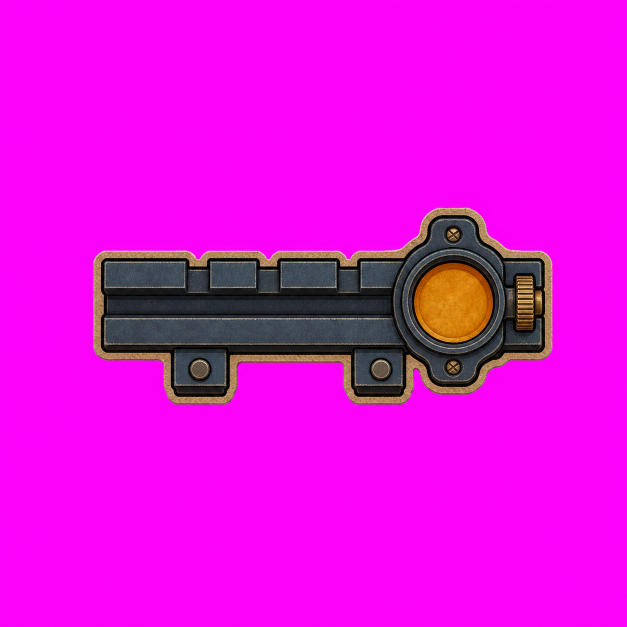
#> input picture v_apha/assets/_archive/crossbow-family-reset-2026-07-22/approved-canon-modules/ranger/ranger__aim_child__hunting_optics_v1_chroma.png, 1254 x 1254 px, found by its file name (shown at 1/2 size)
$ python prepare_ranger_hunting_optics.py
#> lines starting #> are read from the running program, lines starting #| are printed output that depends on the picture
### v_apha/scripts/prepare_fortress_ranged_stone_chunk_b.py
#!/usr/bin/env python3
"""Promote fortress-ranged stone debris chunk B and compare the shared kit."""

from __future__ import annotations

import json
import shutil
from pathlib import Path

from PIL import Image, ImageDraw, ImageFont


ROOT = Path(__file__).resolve().parents[1]
CANDIDATES = ROOT / "assets/staging/candidates/modules/fortress_ranged"
CANON = ROOT / "assets/approved/canon/modules/fortress_ranged"
REVIEW = ROOT / "assets/staging/reviews/modules/fortress_ranged"
SOURCE = CANDIDATES / "fortress_ranged__debris__stone_rim_chunk_b_v1_chroma.png"
BASE_META = CANON / "fortress_ranged__base_token__round_light_v1.json"
CHUNK_A_IMAGE = CANON / "fortress_ranged__debris__stone_rim_chunk_a_v1_alpha.png"
CHUNK_A_META = CANON / "fortress_ranged__debris__stone_rim_chunk_a_v1.json"
NAME = "fortress_ranged__debris__stone_rim_chunk_b_v1"
SCALE_TO_BASE = 0.115


def chroma_to_alpha(source: Image.Image) -> Image.Image:
    out = source.convert("RGBA")
    pixels = []
    for r, g, b, _ in out.getdata():
        # Key the saturated magenta field while retaining the tan cut edge.
        dominance = min(r - g, b - g)
        # ImageGen leaves a thin compressed pink fringe around the cut line.
        # This asset has no legitimate pink material, so remove the full hue family.
        alpha = 0 if r > 130 and b > 120 and g < 145 and dominance > 32 else 255
        pixels.append((r, g, b, alpha))
#> this loop made 1572516 passes
#> (r, g, b, dominance) on passes 1 to 3: (240, 12, 239, 227), (248, 8, 247, 239), (250, 4, 249, 245)
#> after the loop, pixels = 1572516 items
    out.putdata(pixels)
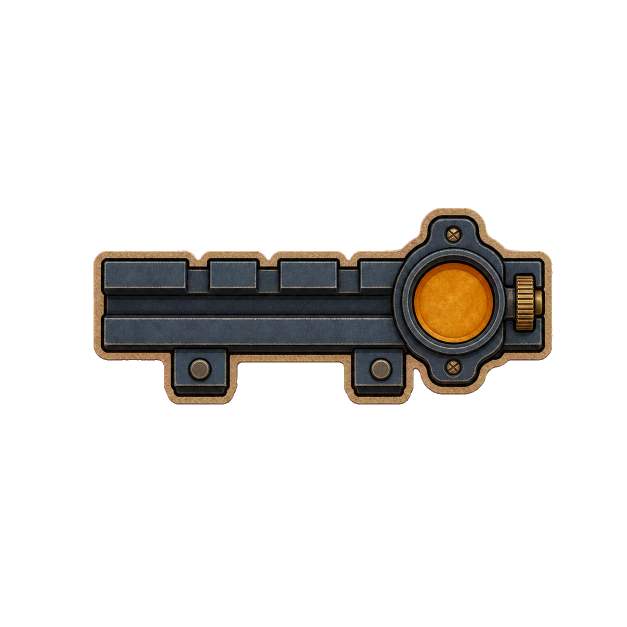
#> out: PIL image 1254x1254 RGBA (shown at 1/2 size); mean R, G, B, A 225.2, 13.5, 219.5, 39.8; transparent parts drawn white
    return out


# [130 lines left out: functions tight_bbox, center_of_mass, checker, main, not called in this run]


# [2 lines that do not run on import are left out]

### v_apha/scripts/prepare_ranger_hunting_optics.py
#!/usr/bin/env python3
"""Promote Ranger hunting optics and validate the complete rotating group."""

from __future__ import annotations

import json
import shutil
from pathlib import Path

from PIL import Image, ImageDraw, ImageFont

from prepare_fortress_ranged_stone_chunk_b import chroma_to_alpha, checker


ROOT = Path(__file__).resolve().parents[1]
NAME = "ranger__aim_child__hunting_optics_v1"
CANDIDATES = ROOT / "assets/staging/candidates/modules/ranger"
SOURCE = CANDIDATES / f"{NAME}_chroma.png"
CANON = ROOT / "assets/approved/canon/modules/ranger"
REVIEW = ROOT / "assets/staging/reviews/modules/ranger"
WEAPON_META = CANON / "ranger__active_primary__rapid_crossbow_v1.json"
WEAPON_IMAGE = CANON / "ranger__active_primary__rapid_crossbow_v1_alpha.png"
MAG_META = CANON / "ranger__ammo_child__bolt_magazine_v1.json"
MAG_IMAGE = CANON / "ranger__ammo_child__bolt_magazine_v1_alpha.png"
WIDTH_TO_WEAPON = 0.27


def make_layer(size, image, pivot, point):
    out = Image.new("RGBA", size, (0,0,0,0))
    out.alpha_composite(image, (point[0]-pivot[0], point[1]-pivot[1]))
    return out


def main() -> None:
    CANON.mkdir(parents=True, exist_ok=True); REVIEW.mkdir(parents=True, exist_ok=True)
    full = chroma_to_alpha(Image.open(SOURCE).convert("RGBA"))
    full.save(CANDIDATES/f"{NAME}_alpha_full.png", optimize=True)
    bounds = full.getchannel("A").point(lambda a:255 if a>18 else 0).getbbox()
#> bounds = (187, 416, 1105, 809)
    if not bounds: raise RuntimeError("empty hunting-optics cutout")
    crop = full.crop(bounds); pivot = [crop.width//2,crop.height//2]
#> after `crop = full.crop(bounds)`:
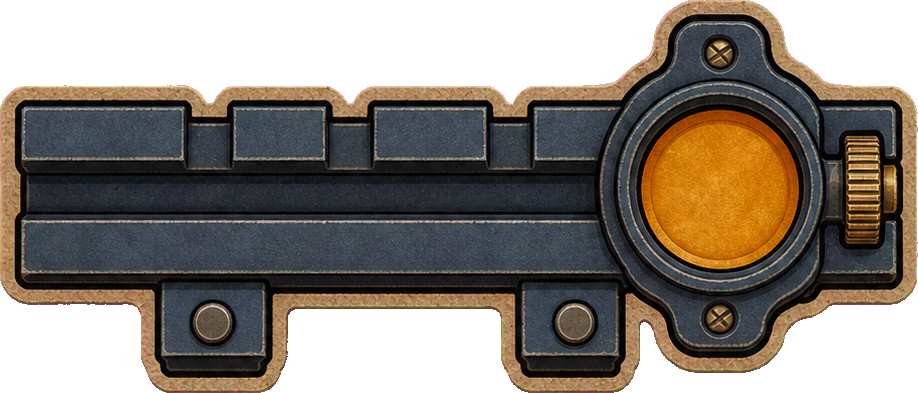
#> crop: PIL image 918x393 RGBA; mean R, G, B, A 137.1, 50.5, 119.7, 173.4; transparent parts drawn white
#> after `pivot = [crop.width // 2, crop.height // 2]`: pivot = [459, 196]
    alpha_path=CANON/f"{NAME}_alpha.png"; chroma_path=CANON/f"{NAME}_chroma.png"
    crop.save(alpha_path,optimize=True); shutil.copy2(SOURCE,chroma_path)
    spill=sum(1 for r,g,b,a in crop.getdata() if a>18 and r>160 and b>140 and g<115 and min(r-g,b-g)>65)
#> spill = 0

#> (the run stopped early here; a loop or call above may not have finished)

$ run again, with v_apha/assets/_archive/crossbow-family-reset-2026-07-22/approved-canon-modules/ranger/ranger__active_primary__rapid_crossbow_v1_chroma.png copied over v_apha/assets/_archive/crossbow-family-reset-2026-07-22/approved-canon-modules/ranger/ranger__aim_child__hunting_optics_v1_chroma.png
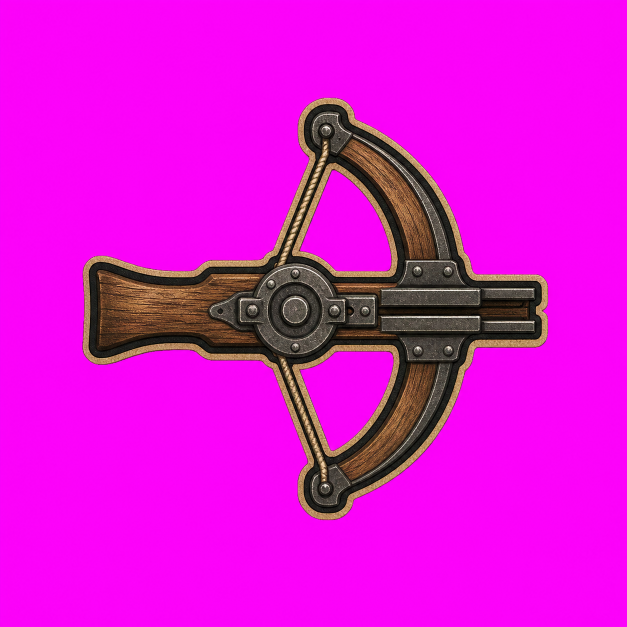
#> input picture v_apha/assets/_archive/crossbow-family-reset-2026-07-22/approved-canon-modules/ranger/ranger__active_primary__rapid_crossbow_v1_chroma.png, 1254 x 1254 px, found by its file name (shown at 1/2 size)
#> the loop in chroma_to_alpha, `for r, g, b, _ in out.getdata():` made 1572516 passes
#> (r, g, b, dominance) on passes 1 to 3: (240, 12, 240, 228), (248, 9, 248, 239), (250, 5, 249, 244)
#> after the loop in chroma_to_alpha, `for r, g, b, _ in out.getdata():`: pixels = 1572516 items
#> in chroma_to_alpha, `out.putdata(pixels)`:
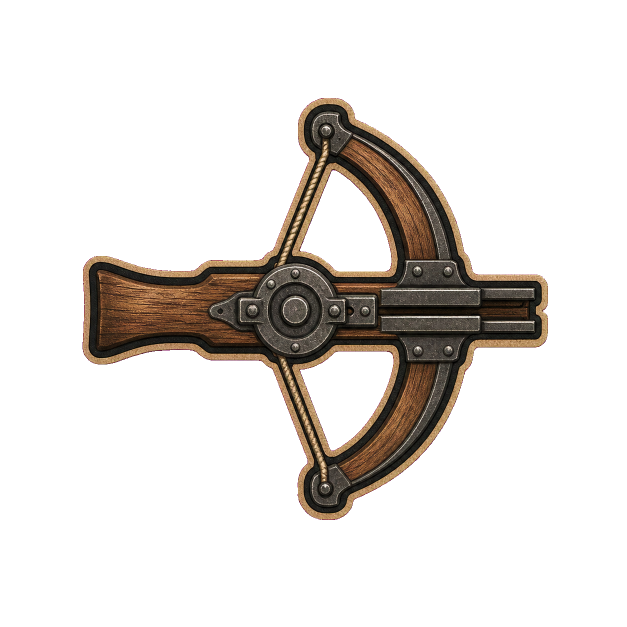
#> out: PIL image 1254x1254 RGBA (shown at 1/2 size); mean R, G, B, A 222.4, 16, 213.4, 47.1; transparent parts drawn white
#> bounds = (165, 196, 1096, 1040)
#> in main, `crop = full.crop(bounds)`:
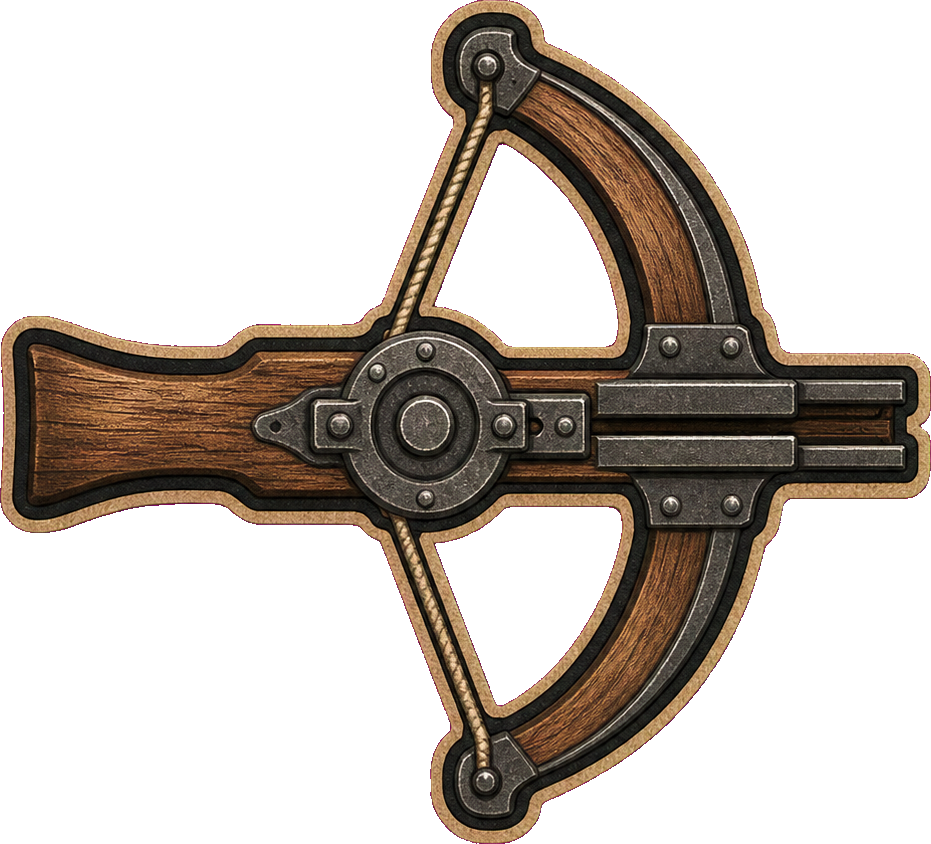
#> crop: PIL image 931x844 RGBA; mean R, G, B, A 193.4, 29.5, 177.5, 94.3; transparent parts drawn white
#> spill = 0

$ run again, with v_apha/assets/_archive/crossbow-family-reset-2026-07-22/approved-canon-modules/ranger/ranger__ammo_child__bolt_magazine_v1_chroma.png copied over v_apha/assets/_archive/crossbow-family-reset-2026-07-22/approved-canon-modules/ranger/ranger__aim_child__hunting_optics_v1_chroma.png
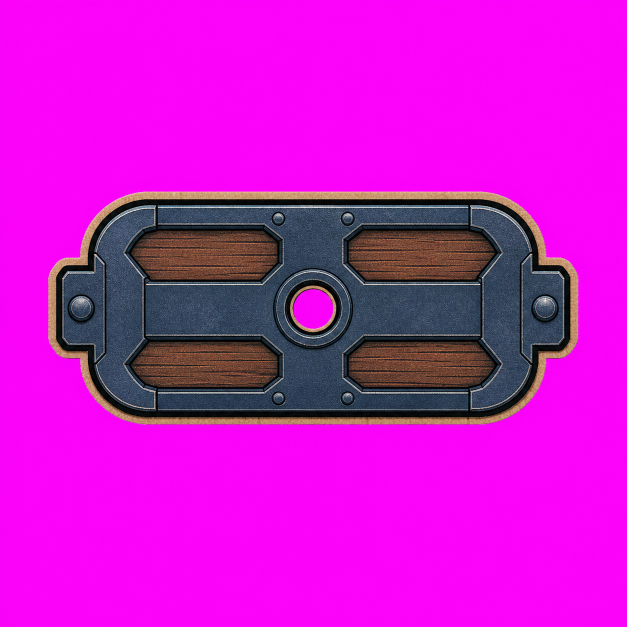
#> input picture v_apha/assets/_archive/crossbow-family-reset-2026-07-22/approved-canon-modules/ranger/ranger__ammo_child__bolt_magazine_v1_chroma.png, 1254 x 1254 px, found by its file name (shown at 1/2 size)
#> the loop in chroma_to_alpha, `for r, g, b, _ in out.getdata():` made 1572516 passes
#> (r, g, b, dominance) on passes 1 to 3: (240, 11, 240, 229), (248, 7, 248, 241), (249, 4, 250, 245)
#> after the loop in chroma_to_alpha, `for r, g, b, _ in out.getdata():`: pixels = 1572516 items
#> in chroma_to_alpha, `out.putdata(pixels)`:
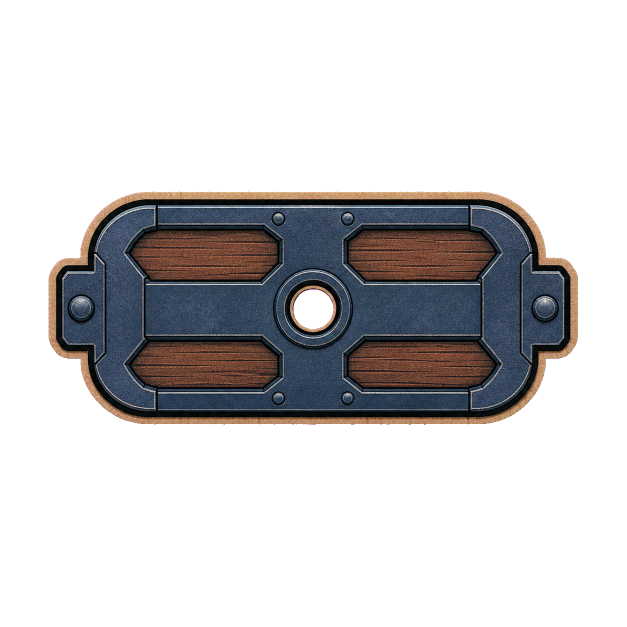
#> out: PIL image 1254x1254 RGBA (shown at 1/2 size); mean R, G, B, A 201.9, 21.3, 200.6, 70.7; transparent parts drawn white
#> bounds = (97, 383, 1156, 849)
#> in main, `crop = full.crop(bounds)`:
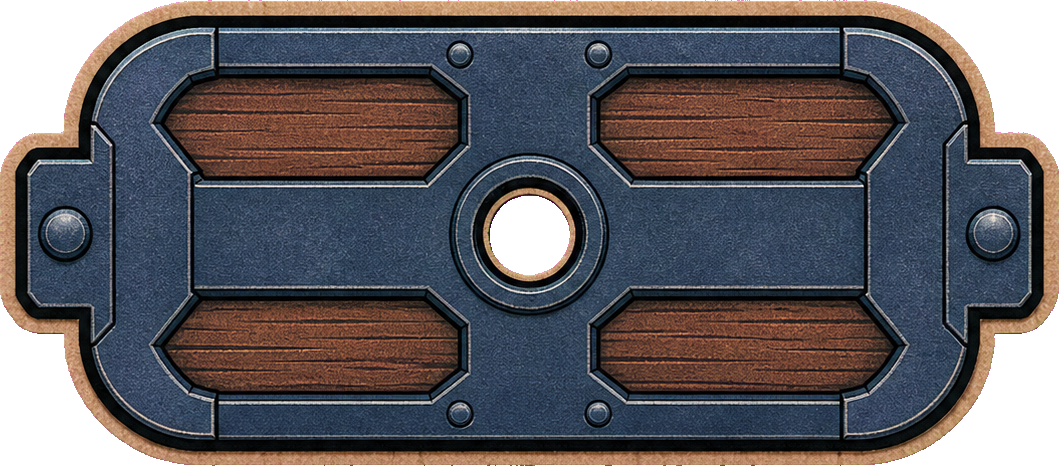
#> crop: PIL image 1059x466 RGBA; mean R, G, B, A 94.4, 62.4, 94.2, 225.3; transparent parts drawn white
#> spill = 0
